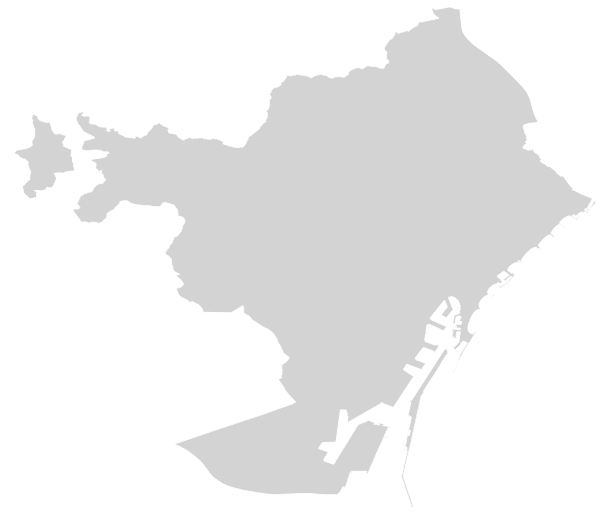

Write notebook code for a chart like this one.
### Code cell
background = alt.Chart(barcelona_mercator_gdf).mark_geoshape(
    fill='lightgray',
    stroke='white',
).project(
    'identity',
    reflectY=True,
).properties(
    width=600,
    height=500, # Adjust height/width as needed for aspect ratio
)

background

### Figure 1 — Vega specification as saved in the notebook (floating-point values rounded to 4 significant figures; data arrays with more than 128 entries replaced by an {"elided": "..."} marker saying what was removed)
{"$schema": "https://vega.github.io/schema/vega/v5.json", "data": [{"name": "data-84897612919c80a7c193a00b02625481", "values": [{"FID": 0, "ID_ANNEX": "01", "ANNEXDESCR": "Grup - I", "ID_TEMA": "0104", "TEMA_DESCR": "Unitats Administratives", "ID_CONJUNT": "010411", "CONJ_DESCR": "Terme Municipal", "ID_SUBCONJ": "01041101", "SCONJ_DESC": "Terme Municipal", "ID_ELEMENT": "0104110101", "ELEM_DESCR": "Límit de terme municipal", "NIVELL": "ADM_01_PL", "NDESCR_CA": "Límit de terme municipal (polígon)", "NDESCR_ES": "Límite de término municipal (polígono)", "NDESCR_EN": "Municipality boundary (polygon)", "TERME": "080193", "DISTRICTE": "-", "BARRI": "-", "AEB": "-", "SEC_CENS": "-", "GRANBARRI": "-", "ZUA": "-", "AREA_I": "-", "LITERAL": "080193", "PERIMETRE": 114000.0, "AREA": 101700000.0, "CODI_UA": "080193", "TIPUS_UA": "TERME", "NOM": "Barcelona", "WEB1": "http://www.bcn.cat", "WEB2": "http://www.bcn.cat/estadistica/catala/dades/inf/anuari/index.htm", "WEB3": "http://www.bcn.cat/estadistica/catala/documents/index.htm", "FHEX_COLOR": "#000000", "Shape_Leng": 114000.0, "Shape_Area": 101700000.0, "type": "Feature", "geometry": {"type": "MultiPolygon", "coordinates": {"elided": "3 rows, 11218 float values in total"}}}]}], "marks": [{"type": "shape", "name": "marks", "from": {"data": "data-84897612919c80a7c193a00b02625481"}, "encode": {"update": {"stroke": {"value": "white"}, "fill": {"value": "lightgray"}}}, "transform": [{"type": "geoshape", "projection": "projection"}], "style": ["geoshape"]}], "projections": [{"name": "projection", "type": "identity", "fit": {"signal": "data('data-84897612919c80a7c193a00b02625481')"}, "reflectY": true, "size": {"signal": "[width, height]"}}], "style": "view", "width": 600, "background": "white", "padding": 5, "height": 500}
